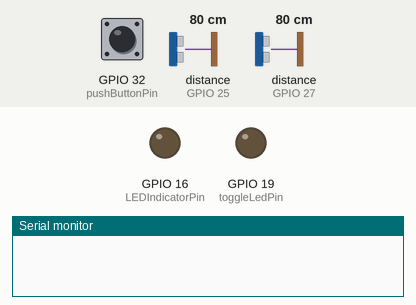
This sketch was run on a simulated ESP32. Shown: output pins drawn as LEDs (lit = HIGH), the last lines printed to the serial monitor. Inputs (shaded band) come from the test bench; at power-on: GPIO 32 (pushButtonPin) HIGH, distance to the obstacle (sensors on GPIO 25, GPIO 27) 80 cm. The echo pulse lasts 58.3 µs per cm; pins used as bus, display or sensor lines are not drawn.

Above: at 1.2 s.
1.3 s: GPIO 32 (pushButtonPin) pulled LOW for 0.15 s
At 2.2 s:
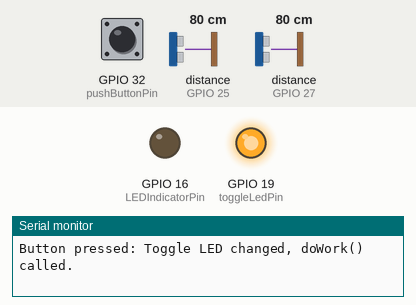
2.9 s: distance to the obstacle (sensor on GPIO 25) set to 7 cm
4.4 s: distance to the obstacle (sensor on GPIO 25) set to 4 cm
At 5.2 s:
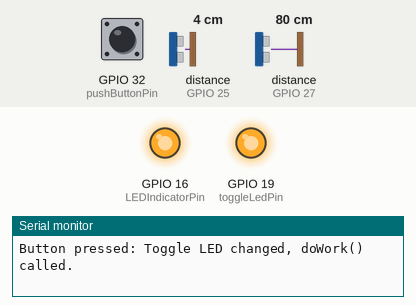
5.9 s: GPIO 32 (pushButtonPin) pulled LOW for 1 s
At 6.9 s:
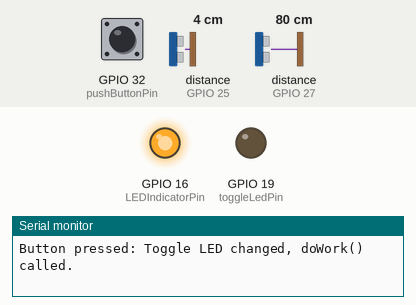
Timing chart, 0 to 8.9 s (numbered marks = the images above; inputs shaded):
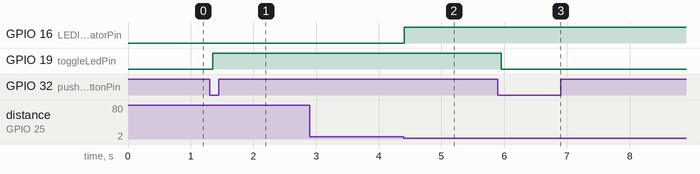

The sketch:

assignment2.ino
```cpp
#include <Ticker.h>
#include <B31DGMonitor.h>

Ticker ticker;
B31DGCyclicExecutiveMonitor monitor;

unsigned long frameCounter = 0;

//==========================pins
// Task 1: Digital Signal 1 output pin
const int digSig1Pin = 14;
// Task 2: Digital Signal 2 output pin
const int digSig2Pin = 15;
// Task 3: Frequency measurement F1 input pin
const int F1Pin = 27;
volatile unsigned int freq1 = 0;
// Task 4: Frequency measurement F2 input pin
const int F2Pin = 25;
volatile unsigned int freq2 = 0;

// Task 6: LED indicator for frequency threshold
const int LEDIndicatorPin = 16;
// Task 7: LED toggled by button press
const int toggleLedPin = 19;
// Task 7: Push button input pin
const int pushButtonPin = 32;

//button debounce
unsigned long lastDebounceTime = 0;
const unsigned long debounceDelay = 50;
int lastButtonState = HIGH;
int buttonState = HIGH;
int currentToggleState = LOW;

// use pulseIn() measure frequency
unsigned int measureFrequency(int pin, unsigned long timeout) {
  unsigned long highTime = pulseIn(pin, HIGH, timeout);
  if (highTime == 0) return 0;
  unsigned long period = 2 * highTime;
  unsigned int frequency = 1000000UL / period;
  return frequency;
}

//--------------------------
// Task 1: Output Digital Signal 1
void JobTask1() {
  monitor.jobStarted(1);
  digitalWrite(digSig1Pin, HIGH);
  delayMicroseconds(250);
  digitalWrite(digSig1Pin, LOW);
  delayMicroseconds(50);
  digitalWrite(digSig1Pin, HIGH);
  delayMicroseconds(300);
  digitalWrite(digSig1Pin, LOW);
  monitor.jobEnded(1);
}

// Task 2: Output Digital Signal 2
void JobTask2() {
  monitor.jobStarted(2);
  digitalWrite(digSig2Pin, HIGH);
  delayMicroseconds(100);
  digitalWrite(digSig2Pin, LOW);
  delayMicroseconds(50);
  digitalWrite(digSig2Pin, HIGH);
  delayMicroseconds(200);
  digitalWrite(digSig2Pin, LOW);
  monitor.jobEnded(2);
}

// Task 3: Measure frequency F1
void JobTask3() {
  monitor.jobStarted(3);
  freq1 = measureFrequency(F1Pin, 1200);
  monitor.jobEnded(3);
}

// Task 4: Measure frequency F2
void JobTask4() {
  monitor.jobStarted(4);
  freq2 = measureFrequency(F2Pin, 1000);
  monitor.jobEnded(4);
}

// Task 5: Work simulation (e.g., call doWork)
void JobTask5() {
  monitor.jobStarted(5);
  monitor.doWork();
  monitor.jobEnded(5);
}

// Task 6: LED indicator control: if (freq1 + freq2) > 1500, LED ON; else OFF.
void JobTask6() {
  unsigned int freqSum = freq1 + freq2;
  if (freqSum > 1500)
    digitalWrite(LEDIndicatorPin, HIGH);
  else
    digitalWrite(LEDIndicatorPin, LOW);
}

// Task 7: Button monitoring and toggle LED
void JobTask7() {
  int reading = digitalRead(pushButtonPin);
  if (reading != lastButtonState) {
    lastDebounceTime = millis();
  }
  if ((millis() - lastDebounceTime) > debounceDelay) {
    if (reading != buttonState) {
      buttonState = reading;
      if (buttonState == LOW) {  // Button pressed
        currentToggleState = !currentToggleState;
        digitalWrite(toggleLedPin, currentToggleState);
        monitor.doWork();
        Serial.println("Button pressed: Toggle LED changed, doWork() called.");
      }
    }
  }
  lastButtonState = reading;
}

//==========================
// Slot Scheduling，2ms，in total 60ms superperiod，switch-case
void frame() {
  unsigned int slot = frameCounter % 30;
  switch (slot) {
    case 0:  JobTask5(); JobTask2();  break;
    case 1:  JobTask4(); JobTask1();  break;
    case 2:  JobTask3(); JobTask2();  break;
    case 3:  JobTask5(); JobTask1();  break;
    case 4:  JobTask2(); JobTask1();  break;
    case 5:  JobTask2(); JobTask4();  break;
    case 6:  JobTask2(); JobTask5();  break;
    case 7:  JobTask3(); JobTask1();  break;
    case 8:  JobTask2(); JobTask5();  break;
    case 9:  JobTask1(); JobTask2();  break;
    case 10: JobTask5(); JobTask3();  break;
    case 11: JobTask2(); JobTask1();  break;
    case 12: JobTask4();              break;
    case 13: JobTask1(); JobTask2();  break;
    case 14: JobTask5(); JobTask2();  break;
    case 15: JobTask2(); JobTask1();  break;
    case 16: JobTask4(); JobTask3();  break;
    case 17: JobTask5(); JobTask2(); JobTask1();  break;
    case 18: JobTask5();              break;
    case 19: JobTask2(); JobTask1();  break;
    case 20: JobTask5(); JobTask2();  break;
    case 21: JobTask2(); JobTask1();  break;
    case 22: JobTask3(); JobTask1();  break;
    case 23: JobTask2(); JobTask4();  break;
    case 24: JobTask2(); JobTask5();  break;
    case 25: JobTask1(); JobTask3();  break;
    case 26: JobTask2(); JobTask5();  break;
    case 27: JobTask4(); JobTask1();  break;
    case 28: JobTask5(); JobTask2();  break;
    case 29: JobTask2(); JobTask1();  break;
    default: break;
  }
  frameCounter++;
}

void setup() {
  Serial.begin(115200);
  while (!Serial);

  pinMode(digSig1Pin, OUTPUT);
  pinMode(digSig2Pin, OUTPUT);
  pinMode(F1Pin, INPUT);
  pinMode(F2Pin, INPUT);
  pinMode(LEDIndicatorPin, OUTPUT);
  pinMode(toggleLedPin, OUTPUT);
  pinMode(pushButtonPin, INPUT_PULLUP);

  // Using slot：per 2ms for one frame
  ticker.attach_ms(2, frame);

  // Start monitoring
  monitor.startMonitoring();

  frameCounter = 0;
  frame();
}

void loop() {

  JobTask7(); // button detection and switching LED
  JobTask6(); // threshold LED


}
```

B31DGMonitor.h
```cpp
#ifndef B31DGMonitor_h
#define B31DGMonitor_h

#include "Arduino.h"

#define NUMBER_TASKS 5
#define TEST_TIME 10000000

class B31DGCyclicExecutiveMonitor {

private:

    boolean bActive = false;

    unsigned long timeStart = 0;
    unsigned long timeRelease[NUMBER_TASKS];
    unsigned long timeNextDeadlines[NUMBER_TASKS];

    unsigned long counterJobs[NUMBER_TASKS];
    unsigned long taskViolations[NUMBER_TASKS];
    unsigned long timeFirstEnd[NUMBER_TASKS];
    unsigned long timeFirstBegin[NUMBER_TASKS];

    unsigned long taskRateRequirements[NUMBER_TASKS] =
         {    4000,  // 1 - digital output signal 1
              3000,  // 2 - digital output signal 2
             10000,  // 3 - frequency monitor 1
             10000,  // 4 - frequency monitor 2
              5000,  // 5 - doWork
         };

    void printSummary();

public:
    B31DGCyclicExecutiveMonitor(int offset);// declare one global instance of this class in your program, specify an offset (in microseconds) between the start of the monitoring and the start of your task (e.g. if scheduled using FreeRTOS)
    B31DGCyclicExecutiveMonitor() : B31DGCyclicExecutiveMonitor(0) {};
    void jobStarted(int task);    // Call this method whenever your program starts executing an instance of task #task
    void jobEnded(int task);      // Call this method whenever your program completed the execution of an instance of task #task
    unsigned long startMonitoring();   // Call this method once, i.e. in the setup/main function of your program, to activate the monitoring. It returns the time the monitor started to monitor
    unsigned long getTimeStart(); // Returns the time the monitor started to monitor (also returned by startMonitoring
    boolean isActive() {return bActive; }
    TickType_t getxStartTime();
    unsigned long offset;
    void doWork(); // waste CPU
};

#endif
```

Measured:
- the behaviour switches between 6 and 5 cm on distance to the obstacle (sensor on GPIO 25) (found by bisection; images 1 and 2)
- after the input at 1.3 s, GPIO 19 (toggleLedPin): LOW → HIGH after 0.05 s
- after the input at 2.9 s, every drawn part: stays the same
- after the input at 4.4 s, GPIO 16 (LEDIndicatorPin): LOW → HIGH at once
- after the input at 5.9 s, GPIO 19 (toggleLedPin): HIGH → LOW after 0.05 s
